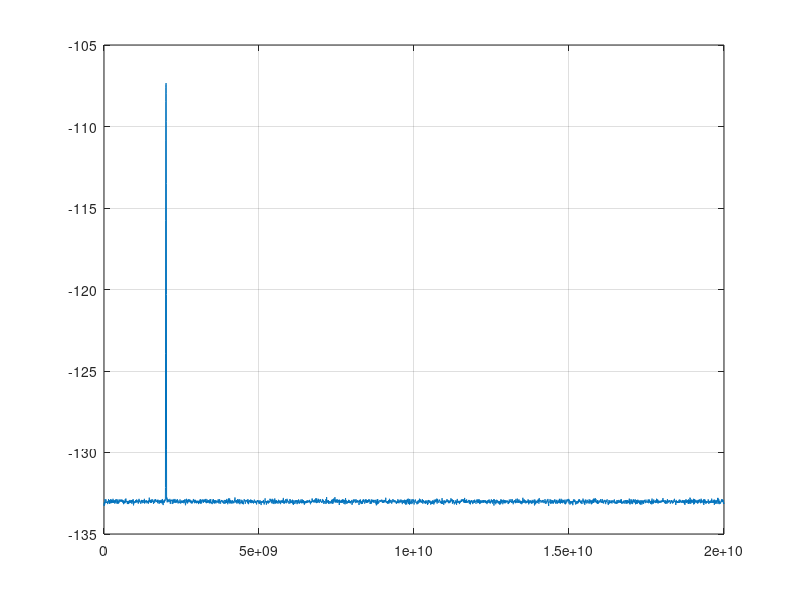

The MATLAB source for this figure: (Note: this script raises an error after producing the figure.)
% clear all;close all;
FreqOffset = 4.5; % Frequency offcet in subcarrier spacing
SNR = 30;
%
Nc = 1000; % Number of subcarriers
N = 1024; % Number of IFFT points
Rd = 18e6; % Data rate bit per second
CP = 0.1; % Cyclic prefix length as part of symbol period
Fs1 =(Rd/(1-CP));%20mHz, 50ns
% 
NumOfOsc = 16; % Number of Oscillator for Jakes' model
Fc = 2e9; % Hz, Carrier frequency 2GHz
OsFac = 10; %oversampling factor
Fs = Fc*OsFac; %sampling frequency Fs = 20GHz
VehSpeed = 150; % kmph, Speed of vehicle
NumOfPath = 4; % Number of paths
DelOfPath = [0, 1, 2, 3]; % Delays of the paths in samples
AvRecPwr = [0, -3, -6, -9]; % Average received power, dB
Nnoise = 3000;%number of noise samples
phiRand = 2*pi/3;

% 

frs = (randi(2,[1 N/2])-1.5)*2;%mseq(2,log2(N/2));
frs2 = (randi(2,[1 N])-1.5)*2;
A = ifft(frs,N/2);
B = ifft(frs2,N);
% seq1df = seq1.*
%  seq1 = randn(1,N/2)+1i*randn(1,N/2);
AA = [A(1:N/2),A(1:N/2)];
AA_B = [AA, zeros(1,fix(CP*N)),B];
% seq1 = [randn(1,3*N)+1i*randn(1,3*N),AA,randn(1,3*N)+1i*randn(1,3*N)];

seq1 = [zeros(1,3*N),real(AA_B),zeros(1,3*N)]+1i* [zeros(1,3*N),imag(AA_B),zeros(1,3*N)];


seq1Up = resample(seq1,Fs/Fs1,1);
tUp = (1:length(seq1Up))/Fs;
seq1UpFc = seq1Up.*exp(1i*2*pi*Fc*tUp);
seq1UpFcAwgn = awgn(seq1UpFc,SNR);


tt1 = (1:length(AA)*Fs/Fs1)/Fs;
nfft = 8192;
% [pw,f]=pwelch(seq1UpFcAwgn(3*N*Fs/Fs1+1:3*N*Fs/Fs1+length(AA)*Fs/Fs1),[],[],nfft,Fs);
% figure;plot(f,10*log10(pw));grid on;

[pw,f]=pwelch(seq1UpFcAwgn,[],[],nfft,Fs);
figure;plot(f,10*log10(pw));grid on;







%%


% aa1 = resample(AA,Fs/Fs1,1).*exp(1i*2*pi*Fc*tt1);
% [pw,f]=pwelch(aa1,[],[],nfft,Fs);
% figure;plot(f-Fs/2,[pw(nfft/2+1:nfft);pw(1:nfft/2)]);grid on;


%%
tAll = (1:OsFac*(6*N+lengthAA_B));
Csin = exp(1i*2*pi*Fc);

% seq1 = awgn([zeros(1,3*N),real(AA_B),zeros(1,3*N)],SNR)+1i*awgn( [zeros(1,3*N),imag(AA_B),zeros(1,3*N)],SNR);
RayleighCh = comm.RayleighChannel('PathDelays',DelOfPath,'AveragePathGains',AvRecPwr);
% seq1 = step(RayleighCh, (([zeros(1,3*N),real(AA_B),zeros(1,3*N)])+1i*( [zeros(1,3*N),imag(AA_B),zeros(1,3*N)]) ).').';

% for j=1:length(seq1(1,:))-N
%     P1 = sum(conj(seq1(1,j:j+N/2-1)).*seq1(1,j+N/2:j+N/2-1+N/2));
%     R1 = sum(abs(conj(seq1(1,j:j+N/2-1)).*seq1(1,j+N/2:j-1+N/2+N/2)));%sum(abs(conj(seq1(1,j:j+N/2-1)).*seq1(1,j+N/2:j+N/2-1+N/2)));%      %sum(power(abs(seq1(1,j+N/2:j+N/2-1+N/2)),2));
%     RespOfFind(1,j) = power(abs(P1),2)/power(R1,2);
% end

Vk = sqrt(2).*frs2(1:2:end)./frs;
% figure;plot(abs(seq1));
t1 = (1:length(AA(1,:)));
t12 = (1:length(AA_B(1,:)));

seq1df(1,:) = seq1(1,3*N+1:3*N+N).*exp(1i*(2*pi*FreqOffset*t1/N));
seq12df(1,:) = seq1(1,3*N+1:3*N+N+N+fix(CP*N)).*exp(1i*(2*pi*FreqOffset*t12/N));

Fk = fft(conj(AA).*seq1df,N);



kmax =  find(abs(Fk)==max(abs(Fk)));
Fcoarse = kmax;
if abs(Fk(kmax-1))<= abs(Fk(kmax+1))
    alp = 1;
else
    alp = -1;
end
Ffine = alp/(abs(Fk(kmax))/abs(Fk(kmax+alp))+1);



% Schmidl
P1 = sum(conj(seq1df(1,1:N/2)).*seq1df(1,1+N/2:N));
phi = angle(P1);
fe = phi/pi;
Corr = exp(-1i*2*phi*t12/N);

seq12dfCorr = seq12df.*Corr;


F1 = fft(seq12dfCorr(1:N));
F2 = fft(seq12dfCorr(N+fix(CP*N)+1:end));
F1F2 = conj(F1).*F2;

% B(1) = power(abs(sum(F1F2.*conj(frs(1:2:end)))),2)/2/power(sum(power(F2,2)),2);
for i = 1:N/2
    F1F2sh = circshift(F1F2,[0,2*(i-1)]);
    Bg(i) = power(abs(sum(  F1F2sh(1:2:end).*  conj(Vk)      )),2)/2/power(sum(power(abs(F2),2)),2);
end


%%
FdProposed = Fcoarse + Ffine - 1;
FdSchmidl = 2*(513-(find(Bg==max(Bg)))) + fe;
% figure;plot(abs(conj(F1).*F2));

% figure;plot(abs(Fk));

%%
% figure;hold on;
% plot((fft(A/100)));
% plot((frs),'r');
% figure;plot(abs(RespOfFind));
%%
% figure;plot(Bg);


